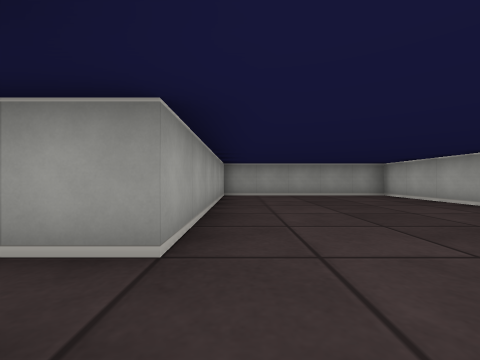
View 1 (above)

16 first-person views from a walk through a cub3D ray-caster map. The camera is about half as high as the walls, looks level and sees 90° across. The floor is counted in squares. Each view is taken from the middle of a square. On the plan, view 1 faces up. The plan holds only what a view shows up to about 9 squares ahead; the rest is blank.

View 2
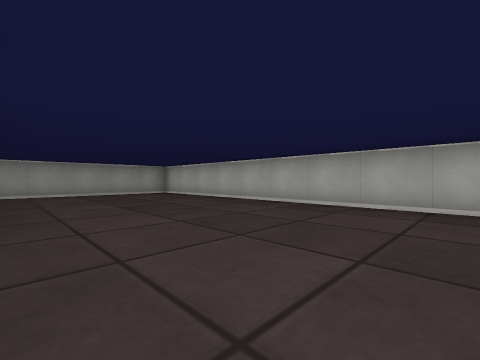

View 3
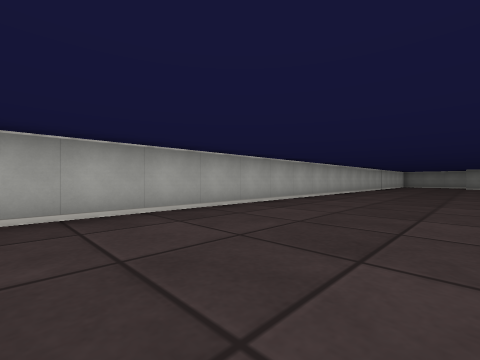

View 4
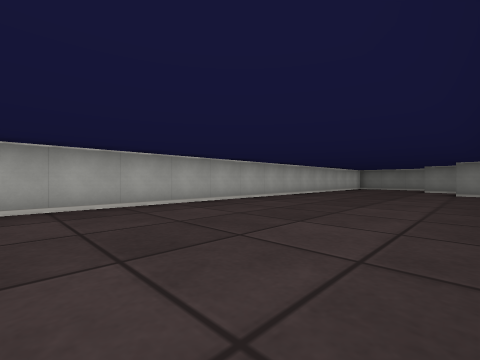

View 5
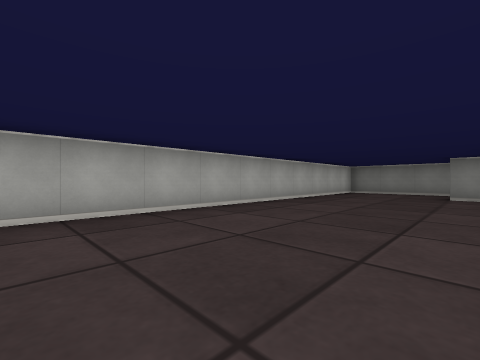

View 6
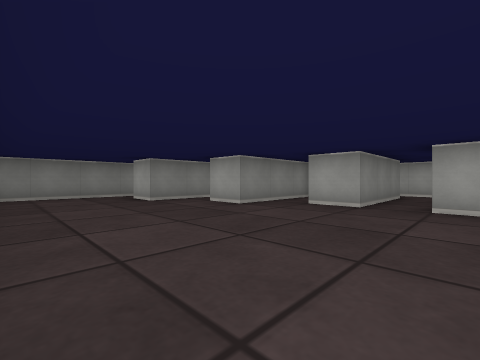

View 7
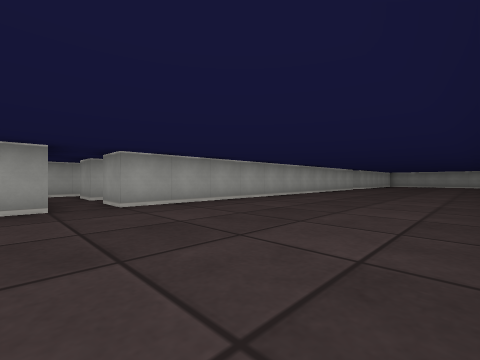

View 8
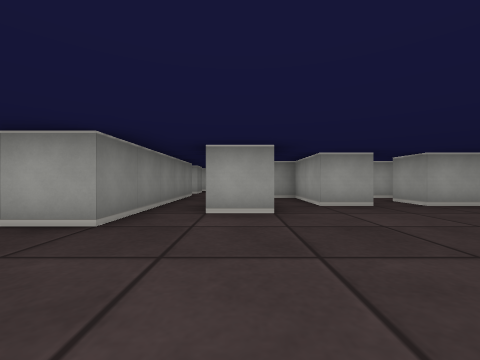

View 9
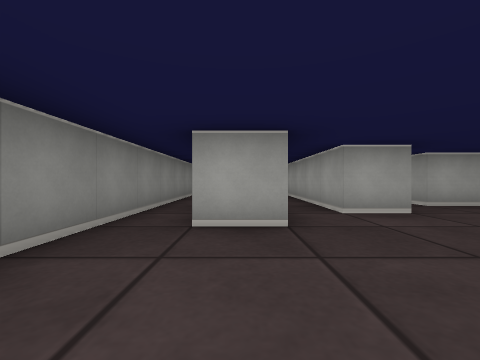

View 10
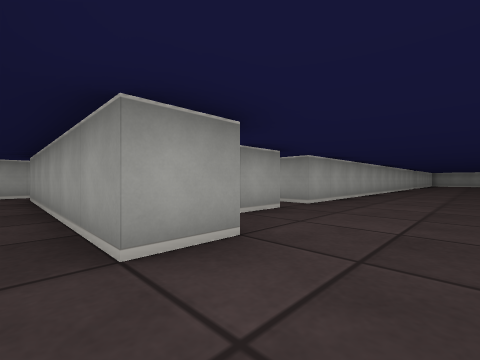

View 11
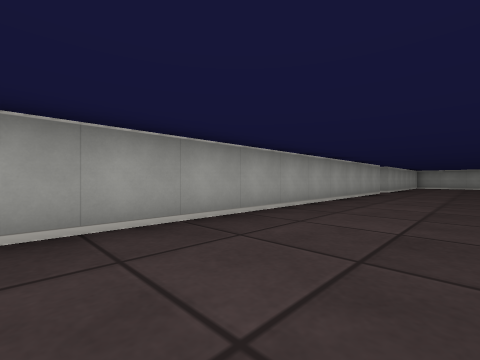

View 12
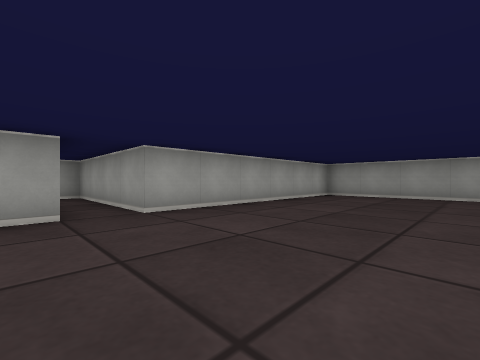

View 13
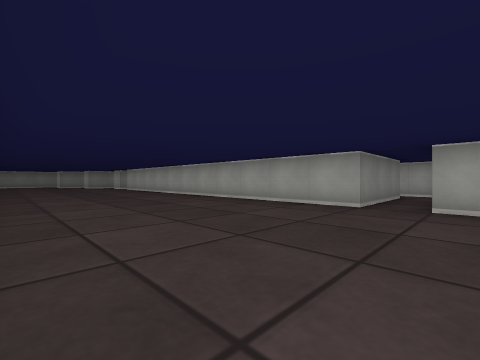

View 14
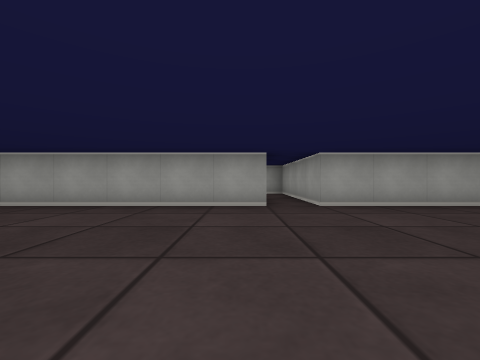

View 15
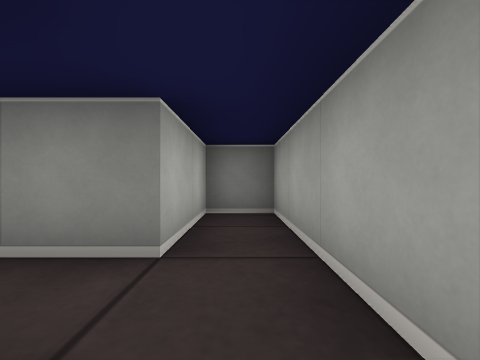

View 16
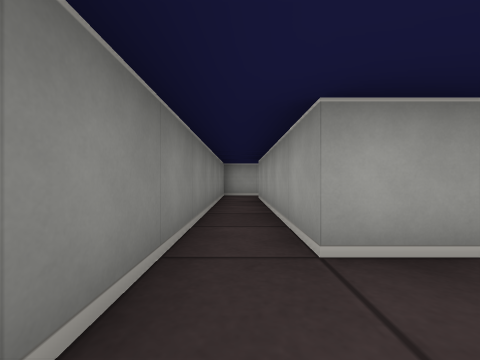

### Floor plan
Points are (right, up) in squares from view 1. A wall is a line through its corners. A room is listed if a view was taken in it or the views show most of it. See-through windows are left out.
Room 1 (views 1, 2, 3, 4, 5, 6, 7, 8, 9, 10, 11, 12, 13, 14, 15, 16)
walls: (-2.5, -9.8) (-2.5, -10.5) (-3.5, -10.5); (-4.5, -10.2) (-4.5, -13.5) (-3.5, -13.5) (-3.5, -11.5) (-0.5, -11.5) (-0.5, -12.5) (-2.5, -12.5) (-2.5, -13.1); (-3.5, 0.5) (-0.5, 0.5) (-0.5, -10.5) (-1.5, -10.5); (-2.4, -13.5) (0.5, -13.5) (0.5, -14.5) (-5.5, -14.5); (-3.4, -15.5) (1.5, -15.5) (1.5, -16.5) (-3.4, -16.5); (-4.5, -15.5) (-4.5, -17.5); (-4.2, -17.5) (4.5, -17.5) (4.5, 7.5) (-0.5, 7.5) (-0.5, 1.5) (-4.5, 1.5) (-4.5, 0.2)
ways out: opening at (-5, -15); opening at (-4, -9.5)

Positions as (right, up) in squares from view 1, and headings:
1: (0, 0), facing up
2: (0, -1), facing up-right
3: (1, 1), facing down-right
4: (0, -4), facing down-right
5: (1, -8), facing down-right
6: (4, -10), facing down-left
7: (4, -12), facing up-left
8: (4, -14), facing left
9: (4, -16), facing left
10: (2, -15), facing up-left
11: (2, -9), facing up-left
12: (3, 0), facing up-left
13: (4, 2), facing down-left
14: (4, 0), facing left
15: (-4, -10), facing down
16: (3, -17), facing left
